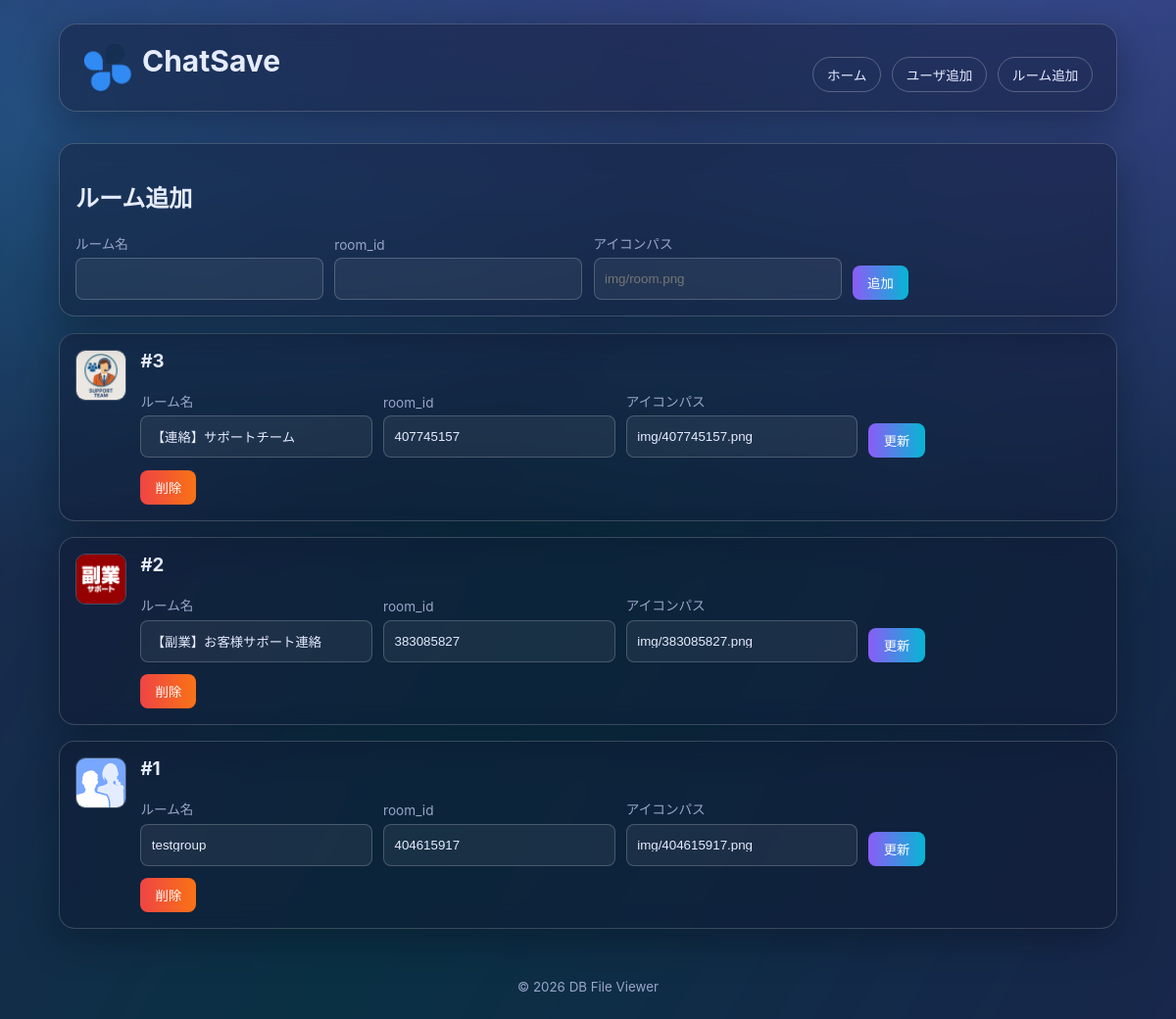
Before: /rooms.php with the older database file.
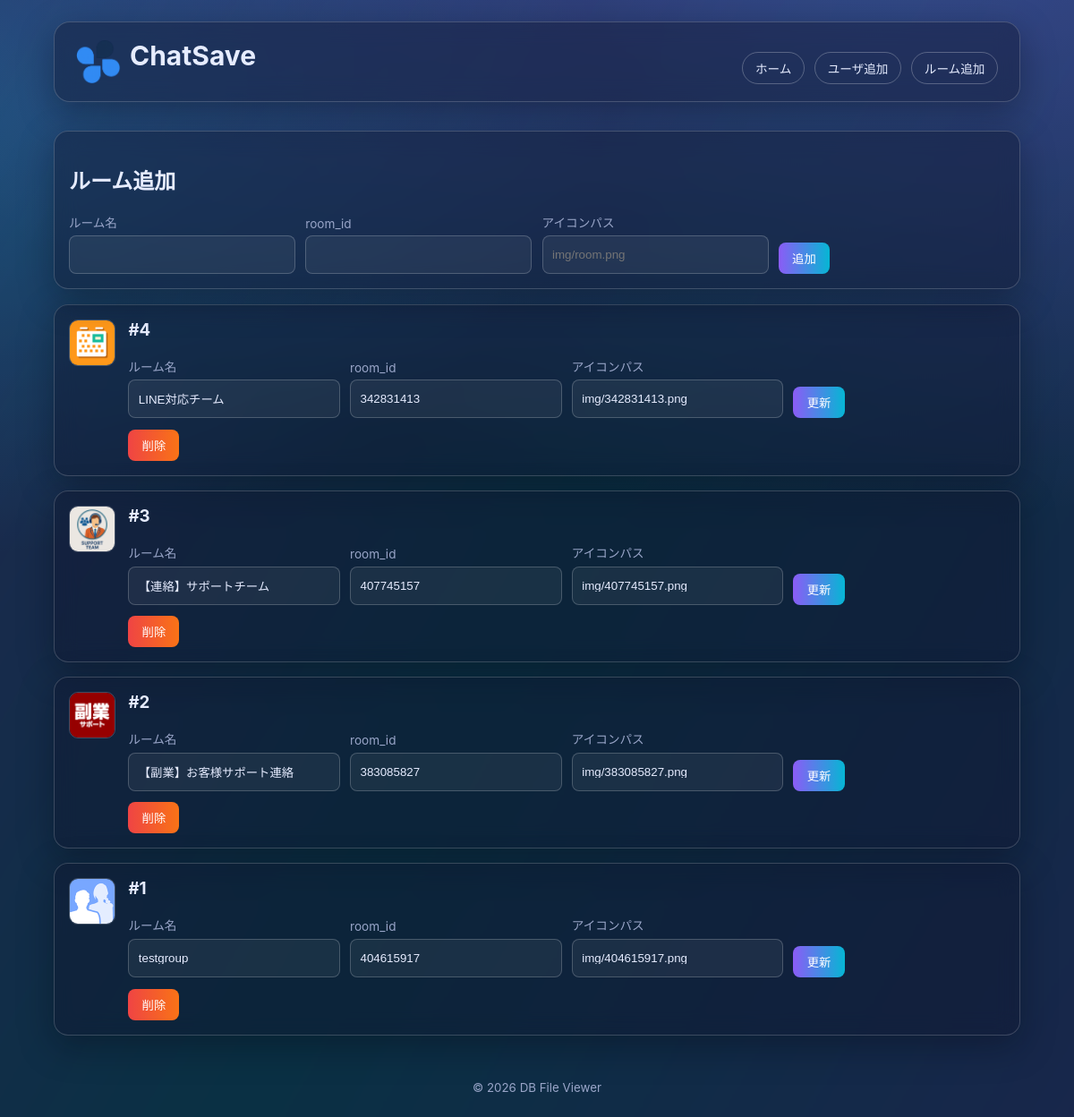
After: the same page with the newer database file.
### tables this page shows
CREATE TABLE room (
            id INTEGER PRIMARY KEY AUTOINCREMENT,
            room_name TEXT NOT NULL,
            room_id TEXT NOT NULL,
            room_icon TEXT
        );

### rooms.php (the view, shortened to what this page needs)
<?php
$pdo = get_db();
$rooms = $pdo->query('SELECT id, room_name, room_id, room_icon FROM room ORDER BY id DESC')->fetchAll(PDO::FETCH_ASSOC);
include __DIR__ . '/header.php';
?>
<section class="card glass form-card">
  <h2>ルーム追加</h2>
  <form method="post" class="admin-form horizontal-form">
    <label>ルーム名<input type="text" name="room_name" required></label>
    <label>room_id<input type="text" name="room_id" required></label>
    <label>アイコンパス<input type="text" name="room_icon" placeholder="img/room.png"></label>
    <button type="submit">追加</button>
  </form>
</section>
<section class="cards" aria-label="ルーム一覧">
  <?php foreach ($rooms as $room): ?>
    <article class="card glass card-with-icon">
      <?php if (trim((string)$room['room_icon']) !== ''): ?>
        <img
          class="entity-preview"
          src="<?php echo htmlspecialchars($room['room_icon'], ENT_QUOTES, 'UTF-8'); ?>"
          alt="<?php echo htmlspecialchars($room['room_name'], ENT_QUOTES, 'UTF-8'); ?>"
          onerror="this.onerror=null;this.src='img/noimage.png';"
        >
      <?php endif; ?>
      <div class="card-main">
        <h3>#<?php echo (int)$room['id']; ?></h3>
        <form method="post" class="admin-form inline-form horizontal-form">
          <label>ルーム名<input type="text" name="room_name" value="<?php echo htmlspecialchars($room['room_name'], ENT_QUOTES, 'UTF-8'); ?>" required></label>
          <label>room_id<input type="text" name="room_id" value="<?php echo htmlspecialchars($room['room_id'], ENT_QUOTES, 'UTF-8'); ?>" required></label>
          <label>アイコンパス<input type="text" name="room_icon" value="<?php echo htmlspecialchars($room['room_icon'], ENT_QUOTES, 'UTF-8'); ?>"></label>
          <div class="form-actions">
            <button type="submit">更新</button>
          </div>
        </form>
        <form method="post" onsubmit="return confirm('このルームを削除しますか？');">
          <button type="submit" class="danger">削除</button>
        </form>
      </div>
    </article>
  <?php endforeach; ?>
</section>
<?php include __DIR__ . '/footer.php'; ?>

### header.php (shortened to what this page needs)
<!DOCTYPE html>
<html lang="ja">
<head>
  <link rel="stylesheet" href="style/style.css?v=<?php echo time(); ?>">
</head>
<body>
  <div class="bg-gradient"></div>
  <header class="site-header glass">
    <div class="header-top">
      <div class="header-title">
        <img src="img/icon.png?v=<?php echo time(); ?>" alt="ChatSave" class="header-icon">
        <h1>ChatSave</h1>
      </div>
      <nav class="header-nav" aria-label="メインナビゲーション">
        <a href="index.php">ホーム</a>
        <a href="users.php">ユーザ追加</a>
        <a href="rooms.php">ルーム追加</a>
      </nav>
    </div>
  </header>
  <main class="container">

### footer.php (shortened to what this page needs)
  </main>
  <footer class="site-footer">
    <small>&copy; <?php echo date('Y'); ?> DB File Viewer</small>
  </footer>
</body>
</html>

### style/style.css (style rules this page uses)
:root { --bg: #0b1020; --text: #e6ecff; --muted: #9aa6c9; --card: rgba(16, 22, 45, 0.40); --border: rgba(255, 255, 255, 0.18); --accent-a: #8b5cf6; --accent-b: #06b6d4; }
* { box-sizing: border-box; }
body { margin: 0; min-height: 100vh; font-family: "Inter", "Noto Sans JP", system-ui, sans-serif; color: var(--text); background: radial-gradient(1200px 700px at 85% -10%, rgba(139, 92, 246, 0.45), transparent), radial-gradient(800px 500px at -10% 10%, rgba(6, 182, 212, 0.35), transparent), var(--bg); overflow-x: hidden; }
.bg-gradient { position: fixed; inset: -20%; background: linear-gradient(120deg, rgba(139, 92, 246, 0.25), rgba(6, 182, 212, 0.2), rgba(99, 102, 241, 0.22)); filter: blur(70px); z-index: -1; animation: pulse 8s ease-in-out infinite alternate; }
.container { width: min(1080px, calc(100% - 2rem)); margin: 0 auto; padding: 1rem 0 3rem; }
.site-header { width: min(1080px, calc(100% - 2rem)); margin: 1.5rem auto 1rem; padding: 1.2rem 1.5rem; border-radius: 18px; }
.header-top { display: flex; justify-content: space-between; align-items: flex-end; gap: 1rem; flex-wrap: wrap; }
.header-nav { display: flex; gap: .7rem; flex-wrap: wrap; }
.header-nav a { color: var(--text); text-decoration: none; border: 1px solid rgba(255,255,255,.25); border-radius: 999px; padding: .45rem .85rem; font-size: .85rem; transition: .2s ease; }
.site-header h1 { margin: 0; font-size: clamp(1.4rem, 2.5vw, 2rem); }
.glass { background: var(--card); border: 1px solid var(--border); backdrop-filter: blur(12px); -webkit-backdrop-filter: blur(12px); box-shadow: 0 12px 38px rgba(5, 8, 20, .35); }
.cards { display: flex; grid-template-columns: repeat(auto-fit, minmax(270px, 1fr)); gap: 1rem; flex-direction: column; position: relative; z-index: 1; }
.card { border-radius: 16px; padding: 1rem; transform: translateY(6px); opacity: 0; animation: slideUp .55s ease forwards; animation-delay: var(--delay, 0ms); transition: transform .2s ease, border-color .2s ease; }
.card h3 { margin-top: 0; }
.form-card { margin-bottom: 1rem; position: relative; z-index: 40; }
.admin-form { display: grid; gap: .7rem; }
.admin-form label { display: grid; gap: .35rem; font-size: .85rem; color: var(--muted); }
.admin-form input { border-radius: 8px; border: 1px solid rgba(255,255,255,.2); padding: 13px .65rem; background: rgba(255,255,255,.06); color: var(--text); }
button { width: fit-content; border: 0; border-radius: 8px; padding: .5rem .95rem; cursor: pointer; color: #fff; background: linear-gradient(90deg, var(--accent-a), var(--accent-b)); }
button.danger { margin-top: .8rem; background: linear-gradient(90deg, #ef4444, #f97316); }
.site-footer { text-align: center; color: var(--muted); padding-bottom: 1.5rem; }
.horizontal-form { grid-template-columns: repeat(auto-fit, minmax(180px, 1fr)); align-items: end; }
.horizontal-form .form-actions { align-self: end; }
.card-with-icon { display: flex; gap: .9rem; align-items: flex-start; }
.entity-preview { width: 52px; height: 52px; border-radius: 10px; object-fit: cover; border: 1px solid rgba(255, 255, 255, .2); flex: 0 0 52px; }
.card-main { flex: 1; min-width: 0; }
.header-title { display: flex; gap: 10px; }
.header-icon { width: 50px; height: auto; }

Changed rows visible on the page:
added room: room_icon (picture), id "4", room_name "LINE対応チーム", room_id "342831413", room_icon "img/342831413.png"
